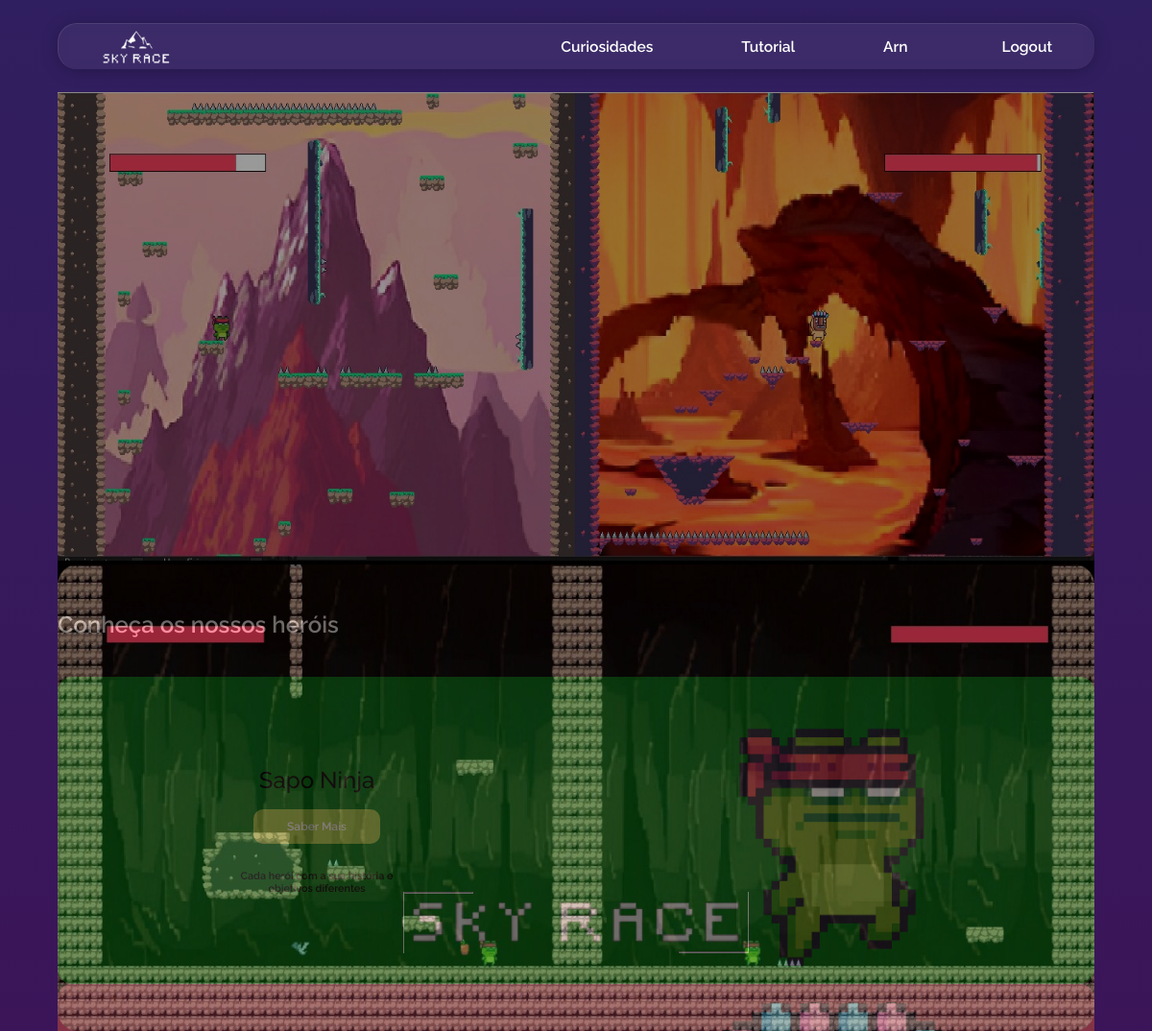
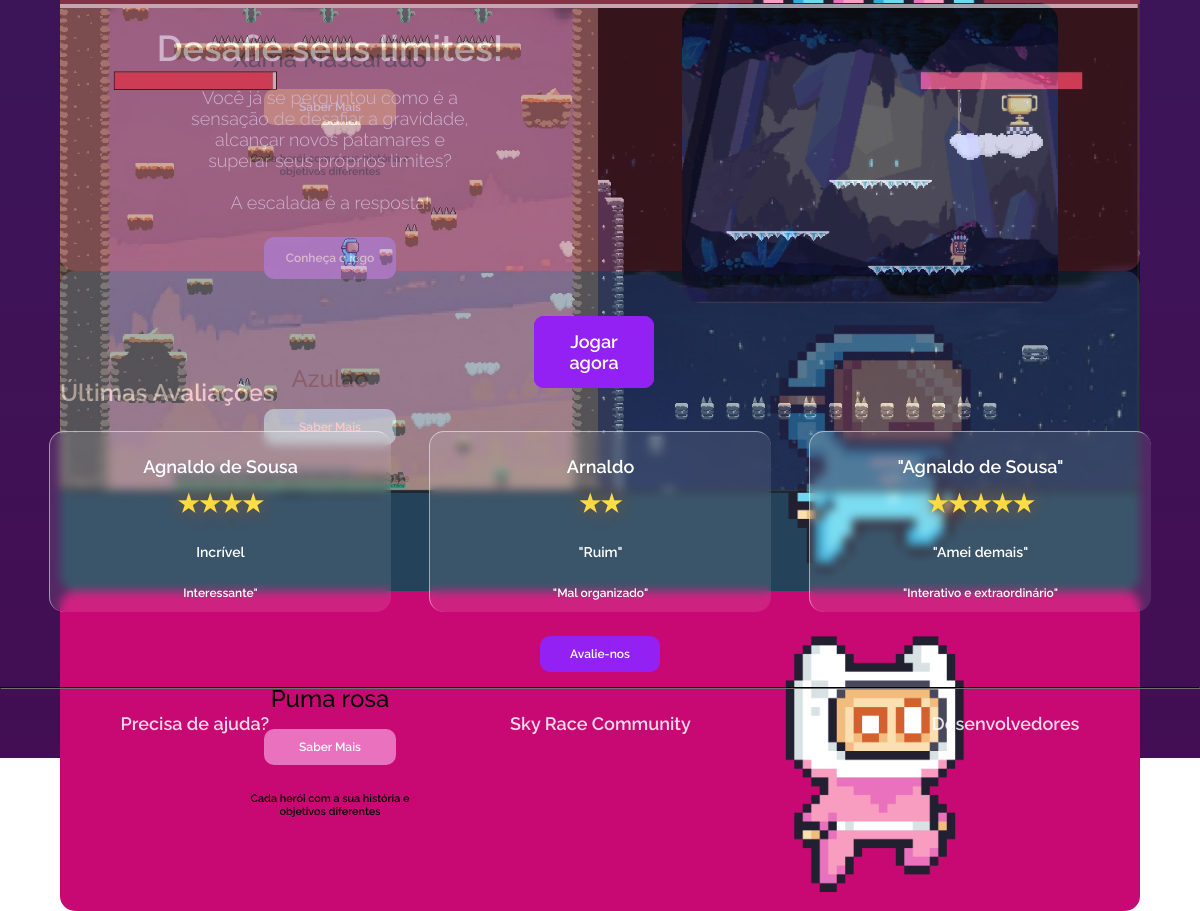
Screenshot of /index.php (signed in) with the database file from the repository (2 pictures, top to bottom).
### tables this page shows
create table TB_COMENTARIO
(TB_COMENTARIO_ID integer not null primary key auto_increment,
TB_COMENTARIO_DESCRICAO varchar(255) not null,
TB_COMENTARIO_TITLE varchar (200) not null,
TB_COMENTARIO_ESTRELAS varchar(2) not null,
TB_USUARIO_ID integer not null,
constraint PK_USUARIO_FK_COMENTARIO
foreign key (TB_USUARIO_ID)
references TB_USUARIO(TB_USUARIO_ID)
);

create table TB_USUARIO 
(TB_USUARIO_ID integer not null primary key auto_increment,
TB_USUARIO_NOME varchar(100) not null,
TB_USUARIO_USERNAME varchar(30) unique not null,
TB_USUARIO_SENHA integer not null,
TB_USUARIO_TELEFONE varchar(20) unique not null,
TB_USUARIO_EMAIL varchar(200) unique not null
);

### controls/comentario.php (called while the page is built, shortened)
<?php
function buscar_avaliacao($conexao, $id){
    $sql =
    "
    Select C.TB_COMENTARIO_ID as ID,
    C.TB_COMENTARIO_TITLE as Title,
     C.TB_COMENTARIO_DESCRICAO as Descric,
     C.TB_COMENTARIO_ESTRELAS as Estr,
     U.TB_USUARIO_NOME as nome
    from TB_COMENTARIO as C
    inner join TB_USUARIO as U
    on U.TB_USUARIO_ID = C.TB_USUARIO_ID
    Where C.TB_COMENTARIO_ID = $id";
    $resultado = mysqli_query($conexao, $sql);
    return mysqli_fetch_assoc($resultado);
}
function quant_comentario($conexao){
    $sql = "select count(TB_COMENTARIO.TB_COMENTARIO_ID) as QUANT from TB_COMENTARIO;";
    $resultado = mysqli_query($conexao, $sql);
    return mysqli_fetch_assoc($resultado);
}
?>

### index.php (the view, shortened to what this page needs)
<?php
include ("bd/conexao.php");
include ("controls/comentario.php");
$result = quant_comentario($conexao);
$new_result = array_values($result);
$quant = $new_result[0];
$ult = $quant-2;
$penult = $quant-1;
$antepenult = $quant;
$item1 = buscar_avaliacao($conexao, $ult);
$item2 = buscar_avaliacao($conexao, $penult);
$item3 = buscar_avaliacao($conexao, $antepenult);
if(isset($_SESSION['active'])){
$username = $_SESSION['username'];
}
$estrela1 =intval($item1['Estr']);
$estrela2 =intval($item2['Estr']);
$estrela3 =intval($item3['Estr']);
?>
<!DOCTYPE html>
<html lang="en">
<head>
    <link href="https://vjs.zencdn.net/8.5.2/video-js.css" rel="stylesheet" />
    <link rel="stylesheet" href="styleindex.css">
    <link rel="stylesheet" href="https://cdn.jsdelivr.net/npm/swiper@10/swiper-bundle.min.css"/>
    <link rel="stylesheet" href="https://cdnjs.cloudflare.com/ajax/libs/font-awesome/5.15.3/css/all.min.css"/>
</head>
<body>
    <div class="nav">
        <img id="img-nav-logo" src="img/logonav.png" alt="">
        <div id="nav-right">
            <a id="nav-item" href="personagens.php">Curiosidades</a>
            <a id="nav-item" href="tutorial.php">Tutorial</a>
            <p id="nav-item" id="NomeUser"><?php echo isset($username)? $username : "Bem-vindo" ?></p>
            <a href="view/logout.php" class="btn-logout"><button id="nav-item" >Logout</button></a>
        </div>
    </div>
    <div class="carrousel-jogo swiper">
        <div class="container-jogo">
            <div class="jogo-wrapper swiper-wrapper">
                <div class="swiper-slide">
                    <img  class= "img-carrousel" src="img/img-ilustrative1.jpeg" alt="">
                    <a href="https://gx.games/games/u66p3l/sky-race"><button type="button" class="btn-jogar">Jogar agora</button></a>
                </div>
                <div class="swiper-slide">
                    <img  class= "img-carrousel" src="img/fundo-jogo.png" alt="">
                    <a href="https://gx.games/games/u66p3l/sky-race"><button type="button" class="btn-jogar">Jogar agora</button></a>
                </div>
                <div class="swiper-slide">
                    <img  class= "img-carrousel" src="img/img-ilustrative2.jpeg" alt="">
                    <a href="https://gx.games/games/u66p3l/sky-race"><button type="button" class="btn-jogar">Jogar agora</button></a>
                </div>
            </div>
        </div>
    </div>
    <h2 id="frase-person">Conheça os nossos heróis</h2>
    <div class="slide-container swiper">
        <div class="slide-content">
            <div class="card-wrapper swiper-wrapper">
                <div class="card sapo swiper-slide">
                    <div class="image-content">
                        <div class="card-content">
                            <h4 class="name">Sapo Ninja</h4>
                            <a href="#"><button class="btn-person">Saber Mais</button></a>
                            <p class="description">Cada herói com a sua história e <br> objetivos diferentes</p>
                        </div>
                        <div class="card-image">
                            <img src="img/sapo-carrousel.png" alt="" class="card-img">
                        </div>
                    </div>
                </div>
                <div class="card xama swiper-slide">
                    <div class="image-content">
                        <div class="card-content">
                            <h4 class="name">Xamã Mascarado</h4>
                            <a href="#"><button class="btn-person">Saber Mais</button></a>
                            <p class="description">Cada herói com a sua história e <br> objetivos diferentes</p>
                        </div>
                        <div class="card-image">
                        </div>
                    </div>
                </div>
                <div class="card azulao swiper-slide">
                    <div class="image-content">
                        <div class="card-content">
                            <h4 class="name">Azulão</h4>
                            <a href="#"><button class="btn-person">Saber Mais</button></a>
                            <p class="description">Cada herói com a sua história e <br> objetivos diferentes</p>
                        </div>
                        <div class="card-image">
                            <img src="img/azulao.png" alt="" class="card-img">
                        </div>
                    </div>
                </div>
                <div class="card puma swiper-slide">
                    <div class="image-content">
                        <div class="card-content">
                            <h4 class="name">Puma rosa</h4>
                            <a href="#"><button class="btn-person">Saber Mais</button></a>
                            <p class="description">Cada herói com a sua história e <br> objetivos diferentes</p>
                        </div>
                        <div class="card-image">
                            <img src="img/puma-rosa.png" alt="" class="card-img">
                        </div>
                    </div>
                </div>
            </div>
        </div>
    </div>
    <div class="mid-logo">
        <hr id="linha-sky">
        <img id="logo-mid" src="img/mid-logo.png" alt="">
        <div id="linha-baixo"><hr id="linha-sky"></div>
    </div>
    <div class="content">
        <div class="left">
            <h2>Desafie seus limites!</h2>
            <p>Você já se perguntou como é a <br> sensação de desafiar a gravidade, <br> alcançar novos patamares e <br> superar seus próprios limites? <br><br> A escalada é a resposta!</p>
            <a href=""><button type="button" id="btn-tutorial">Conheça o jogo</button></a>
        </div>
        <div class="right">
            <img id="crystal-cave" src="img/crystal-cave.png" alt="">
        </div>
    </div>
    <div class="depoimentos">
        <h2 id="frase-person">Últimas Avaliações</h2>
        <div class="cardsAvaliate">
            <div class="cardAvaliate">
                <h2 id="textoAvaliate"><?=$item1['nome']; ?></h2>
            <ul class="avaliacao">
                 <?php for($i=0; $i<$estrela1;$i++) {
                    echo
                    "<li class='star-static'></li>";
                }
                ?></ul>
                <h3 id="textoAvaliate"><?=$item1['Title']?></h3>
                <p id="textoAvaliate"><?=$item1['Descric'] ?>"</p>
            </div>
            <div class="cardAvaliate">
                <h2 id="textoAvaliate"><?=$item2['nome']?></h2>
                <ul class="avaliacao">
                <?php for($i=0; $i<$estrela2;$i++) {
                    echo
                    "<li class='star-static'></li>";
                }
                ?>
                </ul>
                <h3 id="textoAvaliate">"<?=$item2['Title'] ?>"</h3>
                <p id="textoAvaliate">"<?=$item2['Descric'] ?>"</p>
            </div>
            <div class="cardAvaliate">
                <h2 id="textoAvaliate">"<?=$item3['nome']; ?>"</h2>
                <ul class="avaliacao">
                <?php for($i=0; $i<$estrela3;$i++) {
                    echo
                    "<li class='star-static'></li>";
                }?>
            </ul>
                <h3 id="textoAvaliate">"<?=$item3['Title']; ?>"</h3>
                <p id="textoAvaliate">"<?=$item3['Descric']; ?>"</p>
            </div>
        </div>
        <form action="" method="post">
            <button id="avaliar" type="button">Avalie-nos</button>
        </form>
    </div>
    <hr class="divisorFooter">
    <div class="footer">
        <a id="footer-item" href=""><h2>Precisa de ajuda?</h2></a>
        <a id="footer-item" href=""><h2>Sky Race Community</h2></a>
        <a id="footer-item" href="desenvolvedores.php"><h2>Desenvolvedores</h2></a>
    </div>
</body>
</html>

### rows the page displays
tb_comentario: TB_USUARIO_ID.TB_USUARIO_NOME "Agnaldo de Sousa", TB_COMENTARIO_ESTRELAS "4" (drawn), TB_COMENTARIO_TITLE "Incrível", TB_COMENTARIO_DESCRICAO "Interessante"
tb_comentario: TB_USUARIO_ID.TB_USUARIO_NOME "Arnaldo", TB_COMENTARIO_ESTRELAS "2" (drawn), TB_COMENTARIO_TITLE "Ruim", TB_COMENTARIO_DESCRICAO "Mal organizado"
tb_comentario: TB_USUARIO_ID.TB_USUARIO_NOME "Agnaldo de Sousa", TB_COMENTARIO_ESTRELAS "5" (drawn), TB_COMENTARIO_TITLE "Amei demais", TB_COMENTARIO_DESCRICAO "Interativo e extraordinário"

### other values shown
$username "Arn"
